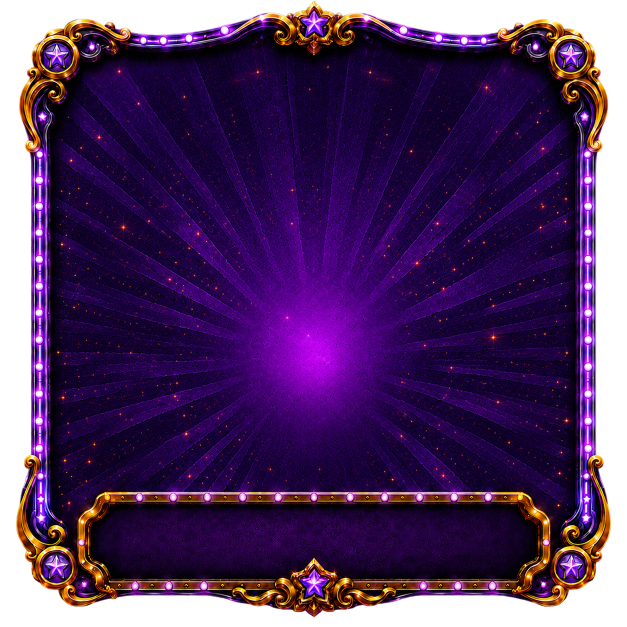
#> input picture apps/theme-park/scripts/congrats/source/panel.webp, 1254 x 1254 px, given in place of panel.png, which was not available (shown at 1/2 size)
$ python build-splash-art.py
#> lines starting #> are read from the running program, lines starting #| are printed output that depends on the picture; pictures that were not available may be replaced by others from this repository, and a replacement may not be noted
"""Splash card frame and the Mystery orb, from their Figma image fills.

art-src/splash/panel.png  the splash card frame (Figma 11174:5027, also 5028/5029), untouched;
                          the whole canvas is kept, so its transparent margin stays in the box
  -> public/splash/panel.webp  819x1230, 3x the 273x410 card
art-src/ui/mystery.png    the Mystery Bonus orb (Figma 11028:33318), untouched
  -> public/ui/mystery.webp    cropped to its alpha box, 378x400 (2x its old 189x200)
The domes and islands on the splash are left alone: their soft edge is the design's layer blur
baked into the art, so a bigger copy would only be a bigger blur.
    python3 apps/split-party/scripts/build-splash-art.py
"""

from pathlib import Path

from PIL import Image

ROOT = Path(__file__).resolve().parent.parent
SRC = ROOT / 'art-src'
OUT = ROOT / 'public'

panel = Image.open(SRC / 'splash' / 'panel.png').convert('RGBA')
#> panel is the input picture: PIL image 1254x1254 RGBA; mean R, G, B, A 48.1, 14.1, 63.3, 212.5
panel.resize((819, 1230), Image.LANCZOS).save(OUT / 'splash' / 'panel.webp', quality=90, method=6)
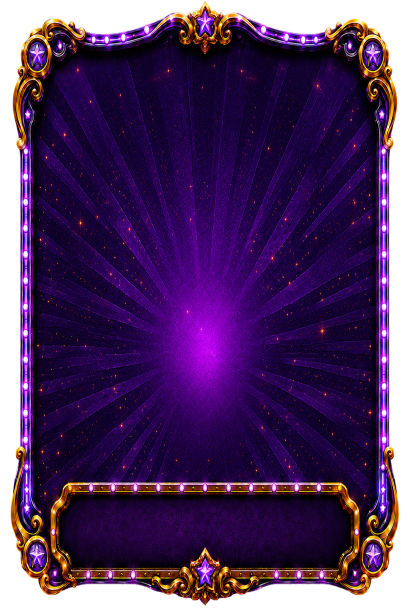
#> saved as panel.webp: PIL image 819x1230 RGBA (shown at 1/2 size); mean R, G, B, A 42.6, 11.5, 59.1, 212.5; transparent parts drawn white
orb = Image.open(SRC / 'ui' / 'mystery.png').convert('RGBA')
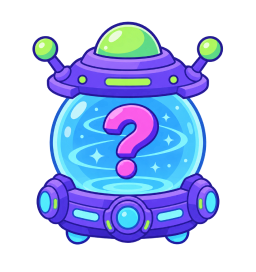
#> input picture apps/magnetic-2/art-src/bonusmenu/mystery.png, 256 x 272 px, found by its file name
#> orb is the input picture: PIL image 256x272 RGBA; mean R, G, B, A 44.4, 59.7, 100.4, 112.9
orb = orb.crop(orb.getchannel('A').getbbox())
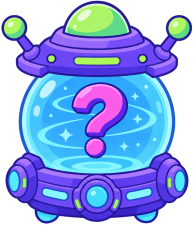
#> orb: PIL image 193x225 RGBA; mean R, G, B, A 71.2, 95.8, 161, 181.1; transparent parts drawn white
orb.resize((378, 400), Image.LANCZOS).save(OUT / 'ui' / 'mystery.webp', quality=90, method=6)
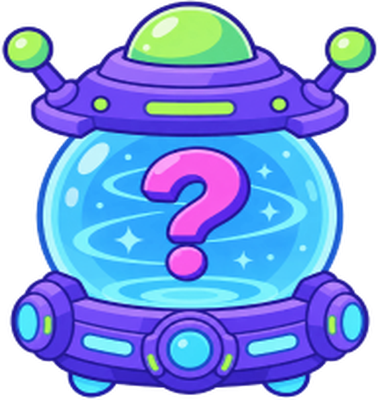
#> saved as mystery.webp: PIL image 378x400 RGBA; mean R, G, B, A 71.2, 95.8, 163, 181.1; transparent parts drawn white
for f in ('splash/panel.webp', 'ui/mystery.webp'):
#> (the run stopped early here; a loop or call above may not have finished)
